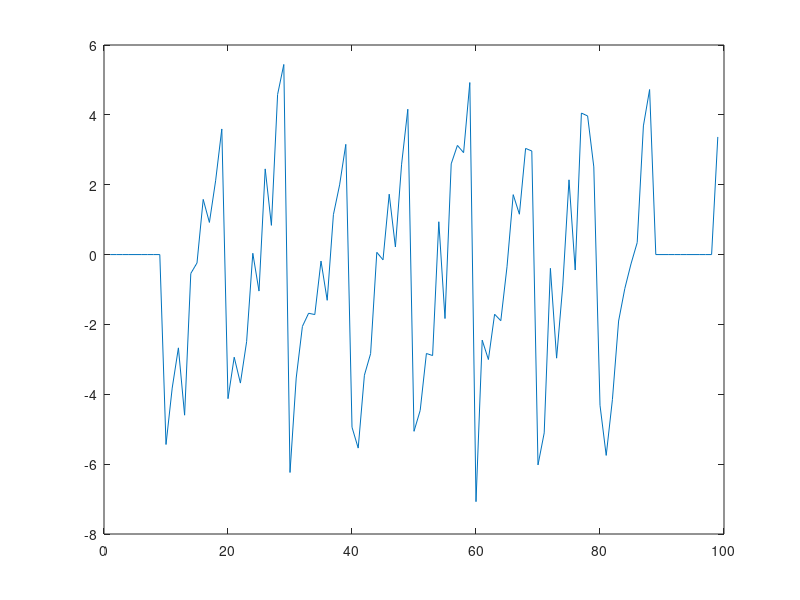

MATLAB code to generate this figure: (Note: this script raises an error after producing the figure.)
% program is improved 14.02.2011 by L.V. Zotov
clc; 
clear;
N=99;
f = mod([1:N],10)-5 + randn([1,N]);
f(1:N/10) = 0;
f(9*N/10:N) = 0;
plot(f)

window = 3;
h = zeros(size(f));
h(1: window) = 1/window;
h = fftshift(h);

h2 = repmat([1/window], 1, window);
f_ma = conv(f, h2);
f_ma = f_ma(1:end-window);

F = fft(f);
H = fft(h);
f2 = fftshift(ifft(F.*H));

tiledlayout(3,2)
nexttile;
plot(f);
legend({'Исходный сигнал'},'Location','southwest')
nexttile;
plot(abs(F))
legend({'Спектр сигнала'},'Location','southwest')

nexttile;
plot(h)
legend({'Импульсная х-ка фильтра'},'Location','southwest')
nexttile;
plot(abs(h))
legend({'Частотная х-ка фильтра'},'Location','southwest')

nexttile;
plot(f_ma);
legend({'Свёртка: ОКНО 3'},'Location','southwest')
nexttile;
plot(f2);
legend({'Умнож спектров'},'Location','southwest')

return



% program is improved 14.02.2011 by L.V. Zotov
clear;

%--------- Part 1---------------------
% fft of artificial signal

N_signal=1024;
% generating two-sin signal
%for (k=1:1:N_signal)
%    signal(k)=sin(2*pi/10*(k-1))+sin(2*pi/100*(k-1));
%end;

Coef=0.2;

k=1:1:N_signal;
signal=.5*sin(2*pi/10*(k-1))+3*sin(2*pi/300*(k-1))+2*sin(2*pi/100*(k-1))+Coef*randn([1,N_signal]);

% try to add noise with Coef*randn([1,N_signal])

plot(signal);

%fast Fourier transform calculation

Ftrns_signal=fft(signal);

%amplitude spectrum calculation
apl_spectrum=abs(Ftrns_signal);
plot(-N_signal/2:0,apl_spectrum(N_signal/2:N_signal),1:N_signal/2,apl_spectrum(1:N_signal/2))


width=10;
h=zeros(1,N_signal);


h(N_signal/2-width:N_signal/2+width)=1/(width*2+1);
plot(h(N_signal/2-2*width:N_signal/2+2*width))

h=zeros(1,N_signal);
h(1:width)=1/(width*2+1);
h(N_signal:-1:N_signal-width)=1/(width*2+1);

Ftrns_h=fft(h);

%amplitude spectrum calculation
apl_spectrum_h=abs(Ftrns_h);

plot(apl_spectrum_h);
plot(-N_signal/2:0,apl_spectrum_h(N_signal/2:N_signal),1:N_signal/2,apl_spectrum_h(1:N_signal/2))


conv_fft=Ftrns_h.*Ftrns_signal;

conv_spectrum=abs(conv_fft);

plot(-N_signal/2:0,conv_spectrum(N_signal/2:N_signal),1:N_signal/2,conv_spectrum(1:N_signal/2))


result=ifft(conv_fft);

plot(k,signal,'--',k,result,'red')
